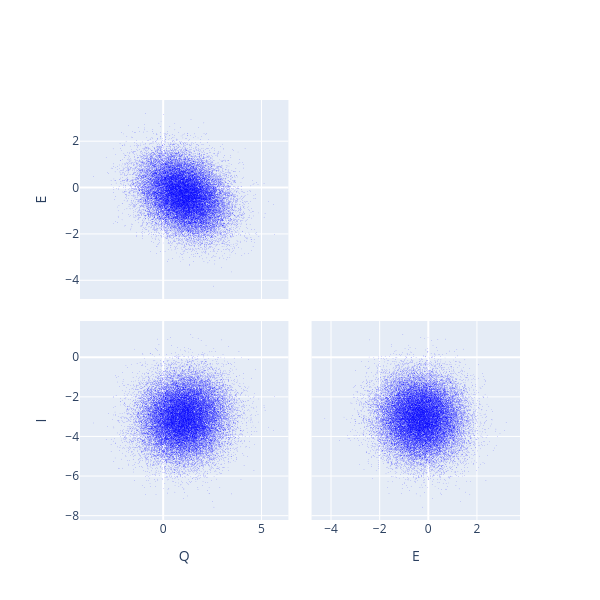

Here is the notebook cell this chart was saved with:
### Code cell
Q = fit_sample[:,0]
E = fit_sample[:,1]
I = fit_sample[:,2]

fig = go.Figure(data=go.Splom(
                dimensions=[dict(label='Q',
                                 values=Q),
                            dict(label='E',
                                 values=E),
                            dict(label='I',
                                 values=I)],
                showupperhalf=False, # remove plots on diagonal
                diagonal_visible=False,
                opacity=0.5,
                marker=dict(showscale=False, # colors encode categorical variables
                            color='blue', size=0.7)
                ))


fig.update_layout(
    width=600,
    height=600
)

fig.show()

### Figure 1 — Plotly figure (JSON) as saved in the notebook; plotly's stock layout.template omitted (floating-point values rounded to 4 significant figures; data arrays with more than 128 entries replaced by an {"elided": "..."} marker saying what was removed)
{"data": [{"diagonal": {"visible": false}, "dimensions": [{"label": "Q", "values": {"elided": "34324 float values"}}, {"label": "E", "values": {"elided": "34324 float values"}}, {"label": "I", "values": {"elided": "34324 float values"}}], "marker": {"color": "blue", "showscale": false, "size": 0.7}, "opacity": 0.5, "showupperhalf": false, "type": "splom"}], "layout": {"height": 600, "width": 600}}
